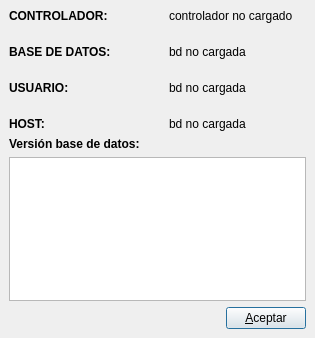
<ui version="4.0" >
 <author>José Manuel Díez Botella</author>
 <class>infobd</class>
 <widget class="QDialog" name="infobd" >
  <property name="geometry" >
   <rect>
    <x>0</x>
    <y>0</y>
    <width>315</width>
    <height>338</height>
   </rect>
  </property>
  <property name="windowTitle" >
   <string>Información de la conexión</string>
  </property>
  <layout class="QVBoxLayout" >
   <property name="margin" >
    <number>9</number>
   </property>
   <property name="spacing" >
    <number>6</number>
   </property>
   <item>
    <layout class="QGridLayout" >
     <property name="margin" >
      <number>0</number>
     </property>
     <property name="spacing" >
      <number>22</number>
     </property>
     <item row="3" column="0" >
      <widget class="QLabel" name="textLabel5" >
       <property name="text" >
        <string>&lt;b>HOST:&lt;/b></string>
       </property>
       <property name="wordWrap" >
        <bool>false</bool>
       </property>
      </widget>
     </item>
     <item row="3" column="1" >
      <widget class="QLabel" name="hosttextLabel" >
       <property name="text" >
        <string>bd no cargada</string>
       </property>
       <property name="wordWrap" >
        <bool>false</bool>
       </property>
      </widget>
     </item>
     <item row="1" column="0" >
      <widget class="QLabel" name="textLabel1" >
       <property name="text" >
        <string>&lt;b>BASE DE DATOS:&lt;/b></string>
       </property>
       <property name="wordWrap" >
        <bool>false</bool>
       </property>
      </widget>
     </item>
     <item row="1" column="1" >
      <widget class="QLabel" name="bdtextLabel" >
       <property name="text" >
        <string>bd no cargada</string>
       </property>
       <property name="wordWrap" >
        <bool>false</bool>
       </property>
      </widget>
     </item>
     <item row="0" column="0" >
      <widget class="QLabel" name="textLabel1_2" >
       <property name="text" >
        <string>&lt;b>CONTROLADOR:&lt;/b></string>
       </property>
       <property name="wordWrap" >
        <bool>false</bool>
       </property>
      </widget>
     </item>
     <item row="2" column="0" >
      <widget class="QLabel" name="textLabel3" >
       <property name="text" >
        <string>&lt;b>USUARIO:&lt;/b></string>
       </property>
       <property name="wordWrap" >
        <bool>false</bool>
       </property>
      </widget>
     </item>
     <item row="2" column="1" >
      <widget class="QLabel" name="usuariotextLabel" >
       <property name="text" >
        <string>bd no cargada</string>
       </property>
       <property name="wordWrap" >
        <bool>false</bool>
       </property>
      </widget>
     </item>
     <item row="0" column="1" >
      <widget class="QLabel" name="conttextLabel" >
       <property name="text" >
        <string>controlador no cargado</string>
       </property>
       <property name="wordWrap" >
        <bool>false</bool>
       </property>
      </widget>
     </item>
    </layout>
   </item>
   <item>
    <layout class="QVBoxLayout" >
     <property name="margin" >
      <number>0</number>
     </property>
     <property name="spacing" >
      <number>6</number>
     </property>
     <item>
      <widget class="QLabel" name="textLabel3_2" >
       <property name="text" >
        <string>&lt;b>Versión base de datos:&lt;/b></string>
       </property>
       <property name="wordWrap" >
        <bool>false</bool>
       </property>
      </widget>
     </item>
     <item>
      <widget class="QTextEdit" name="vtextEdit" >
       <property name="readOnly" >
        <bool>true</bool>
       </property>
      </widget>
     </item>
    </layout>
   </item>
   <item>
    <layout class="QHBoxLayout" >
     <property name="margin" >
      <number>0</number>
     </property>
     <property name="spacing" >
      <number>6</number>
     </property>
     <item>
      <spacer>
       <property name="orientation" >
        <enum>Qt::Horizontal</enum>
       </property>
       <property name="sizeHint" >
        <size>
         <width>111</width>
         <height>20</height>
        </size>
       </property>
      </spacer>
     </item>
     <item>
      <widget class="QPushButton" name="aceptarpushButton" >
       <property name="text" >
        <string>&amp;Aceptar</string>
       </property>
       <property name="shortcut" >
        <string>Alt+A</string>
       </property>
      </widget>
     </item>
    </layout>
   </item>
  </layout>
 </widget>
 <layoutdefault spacing="6" margin="11" />
 <tabstops>
  <tabstop>aceptarpushButton</tabstop>
 </tabstops>
 <resources/>
 <connections>
  <connection>
   <sender>aceptarpushButton</sender>
   <signal>clicked()</signal>
   <receiver>infobd</receiver>
   <slot>accept()</slot>
   <hints>
    <hint type="sourcelabel" >
     <x>20</x>
     <y>20</y>
    </hint>
    <hint type="destinationlabel" >
     <x>20</x>
     <y>20</y>
    </hint>
   </hints>
  </connection>
 </connections>
</ui>
